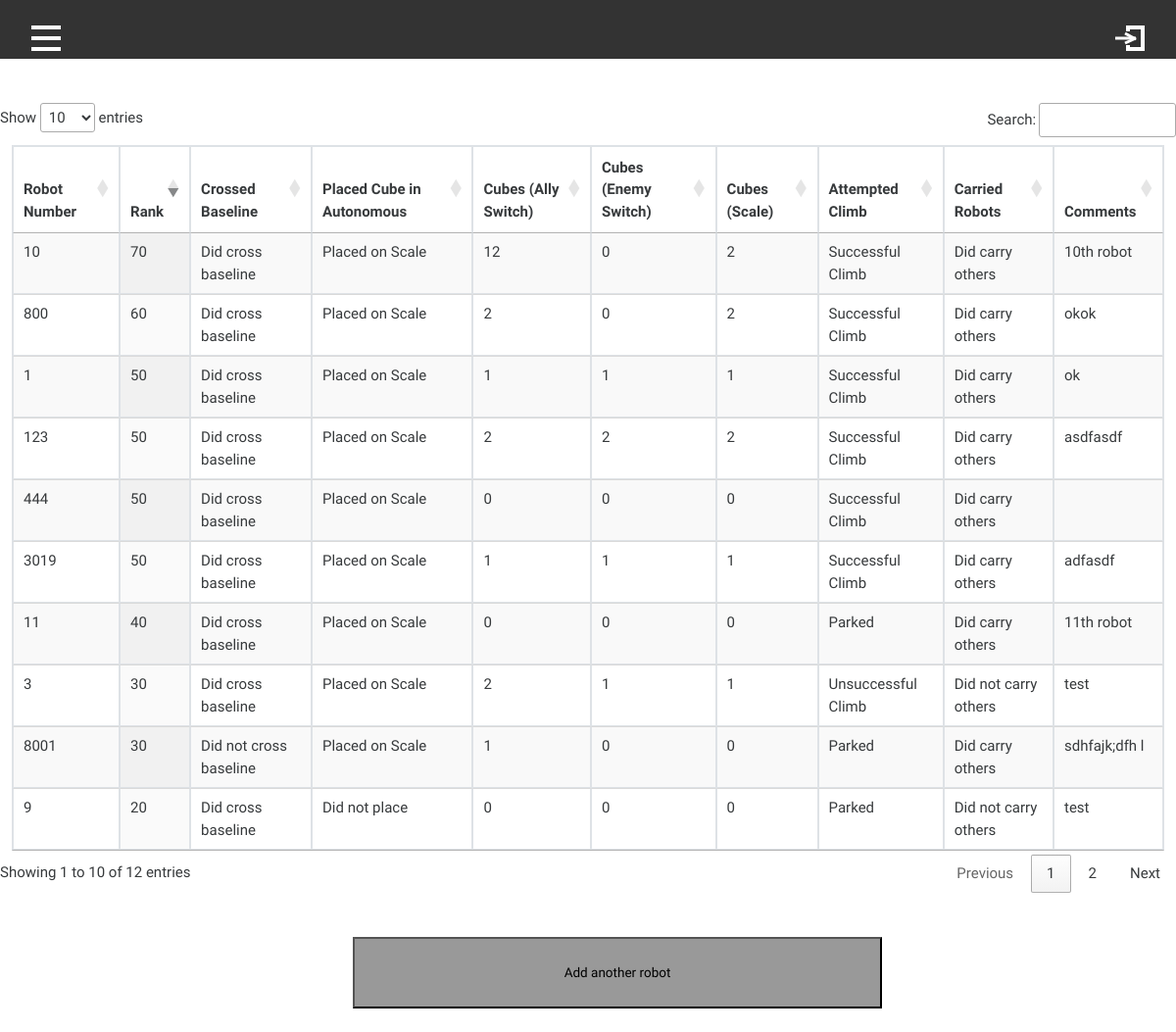
Page /viewData.php on the committed database.
### tables this page shows
CREATE TABLE `robots` (
  `robotNumber` int(11) NOT NULL,
  `crossedBaseline` set('yes','no') DEFAULT NULL,
  `placedCubeAuto` set('placedOnScale','placedOnSwitch','didNotPlace') DEFAULT NULL,
  `allySwitch` int(11) DEFAULT NULL,
  `enemySwitch` int(11) DEFAULT NULL,
  `scale` int(11) DEFAULT NULL,
  `attemptedClimb` set('successfulClimb','unsuccessfulClimb','parked','didNotTry') DEFAULT NULL,
  `carriedRobots` set('yes','no') DEFAULT NULL,
  `comments` varchar(200) DEFAULT NULL
);

### viewData.php (the view, shortened to what this page needs)
<!DOCTYPE html>
<html>
<head>
	<link href="styles.css" type="text/css" rel="stylesheet"/>
<link rel="stylesheet" href="https://bootswatch.com/4/cosmo/bootstrap.min.css">
<link rel="stylesheet" href="https://cdn.datatables.net/1.10.16/css/jquery.dataTables.min.css">
</head>
<body>
	<nav class="navbar">
		<span class="open-slide">
			<a href="#" onClick="openSlideMenu()">
				<svg width="30" height="30">
					<path d="M0,6 30,6" stroke="#fff" stroke-width="4"/>
					<path d="M0,17 30,17" stroke="#fff" stroke-width="4"/>
					<path d="M0,28 30,28" stroke="#fff" stroke-width="4"/>
				</svg>
			</a>
		</span>
		<span class="login">
			<a href="profile.php">
			</a>
		</span>
	</nav>
	<?php
	include("database.php");
	echo "<br><br>";
	?>
	<table class="table-responsive table-hover table display table-bordered" id="table1" width="98%"><thead>
	<?php
	echo "<tr>
                    <th>Robot Number</th>
                    <th>Rank</th>
                    <th>Crossed Baseline</th>
                    <th>Placed Cube in Autonomous</th>
                    <th>Cubes (Ally Switch)</th>
                    <th>Cubes (Enemy Switch)</th>
                    <th>Cubes (Scale)</th>
                    <th>Attempted Climb</th>
                    <th>Carried Robots</th>
                    <th>Comments</th>
          </tr><thead><tbody>";
	$sql = "SELECT * FROM robots";
	$result = $conn->query($sql);
	while($row = mysqli_fetch_assoc($result))
	{
	    extract($row);
	    $rank = 0;
	    $rank += ($crossedBaseline == 'yes' ? 10 : 0);
	    $rank += ($placedCubeAuto == 'placedOnScale' || $placedCubeAuto == 'placedOnSwitch' ? 10 : 0);
	    $rank += ($allySwitch >= 10 ? 10 : 0);
	    $rank += ($enemySwitch < 1 ? 10 : 0);
	    $rank += ($scale >= 1 ? 10 : 0);
	    $rank += ($attemptedClimb == 'successfulClimb' ? 10 : 0);
	    $rank += ($carriedRobots == 'yes' ? 10 : 0);
	           echo "<tr>
                    <td>$robotNumber</td>
                    <td>$rank</td>
                    <td>"
                        ?><?php
                        if ($crossedBaseline == 'yes') {
                            echo "Did cross baseline";
                        } elseif ($crossedBaseline == 'no') {
                            echo "Did not cross baseline";
                        }
                        ?><?php
              echo "</td>
                    <td>"
                        ?><?php
                        if ($placedCubeAuto == 'placedOnScale') {
                            echo "Placed on Scale";
                        } elseif ($placedCubeAuto == 'placedOnSwitch') {
                            echo "Placed on Switch";
                        } elseif ($placedCubeAuto == 'didNotPlace') {
                            echo "Did not place";
                        }
                        ?><?php
               echo "</td>
                    <td>$allySwitch</td>
                    <td>$enemySwitch</td>
                    <td>$scale</td>
                    <td>"
                        ?><?php
                        if ($attemptedClimb == "successfulClimb") {
                            echo "Successful Climb";
                        } elseif ($attemptedClimb == "unsuccessfulClimb") {
                            echo "Unsuccessful Climb";
                        } elseif ($attemptedClimb == "parked") {
                            echo "Parked";
                        } elseif ($attemptedClimb == "didNotTry") {
                            echo "Did not try";
                        }
                        ?><?php
              echo "</td>
                    <td>"
                        ?><?php
                        if ($carriedRobots == "yes") {
                            echo "Did carry others";
                        } elseif ($carriedRobots == "no") {
                            echo "Did not carry others";
                        }
                        ?><?php
              echo "</td>
                    <td>$comments</td>
            </tr>";
	}
	echo "</tbody></table><br><br>";
	?>
	<form action="addNewRobot.php">
		<input type="submit" value="Add another robot">
	</form>
</body>
</html>

### styles.css (style rules this page uses)
body { padding: 0; margin: 0; overflow-y: scroll; overflow-x: hidden; font-family: 'Open Sans', sans-serif; font-size: 24px; }
.navbar { background-color: #333; overflow: hidden; height: 60px; }
.navbar a { float: left; display: block; color: #f2f2f2; text-align: center; padding: 14px 16px; text-decoration: none; font-size: 17px; }
.login { float: right; }
input { font-size: 24px; font-family: 'Open Sans', sans-serif; width: 50%; }
input[type="submit"] { font-size: 90%; display: block; text-align: center; padding: 2%; width: 45%; margin-left: 30%; margin-bottom: 2%; background-color: #999; }
table { width: 100%; text-align: left; }

### viewData.php (style rules this page uses)
td,th { border: 1px solid black; }

### rows in the picture
robots: robotNumber "1", rank "50", crossedBaseline "Did cross baseline", placedCubeAuto "Placed on Scale", allySwitch "1", enemySwitch "1", scale "1", attemptedClimb "Successful Climb", carriedRobots "Did carry others", comments "ok"
robots: robotNumber "3", rank "30", crossedBaseline "Did cross baseline", placedCubeAuto "Placed on Scale", allySwitch "2", enemySwitch "1", scale "1", shows "Unsuccessful Climb", carriedRobots "Did not carry others", comments "test"
robots: robotNumber "9", rank "20", crossedBaseline "Did cross baseline", placedCubeAuto "Did not place", allySwitch "0", enemySwitch "0", scale "0", attemptedClimb "Parked", carriedRobots "Did not carry others", comments "test"
robots: robotNumber "10", rank "70", crossedBaseline "Did cross baseline", placedCubeAuto "Placed on Scale", allySwitch "12", enemySwitch "0", scale "2", attemptedClimb "Successful Climb", carriedRobots "Did carry others", comments "10th robot"
robots: robotNumber "11", rank "40", crossedBaseline "Did cross baseline", placedCubeAuto "Placed on Scale", allySwitch "0", enemySwitch "0", scale "0", attemptedClimb "Parked", carriedRobots "Did carry others", comments "11th robot"
robots: robotNumber "123", rank "50", crossedBaseline "Did cross baseline", placedCubeAuto "Placed on Scale", allySwitch "2", enemySwitch "2", scale "2", attemptedClimb "Successful Climb", carriedRobots "Did carry others", comments "asdfasdf"
robots: robotNumber "444", rank "50", crossedBaseline "Did cross baseline", placedCubeAuto "Placed on Scale", allySwitch "0", enemySwitch "0", scale "0", attemptedClimb "Successful Climb", carriedRobots "Did carry others"
robots: robotNumber "800", rank "60", crossedBaseline "Did cross baseline", placedCubeAuto "Placed on Scale", allySwitch "2", enemySwitch "0", scale "2", attemptedClimb "Successful Climb", carriedRobots "Did carry others", comments "okok"
robots: robotNumber "3019", rank "50", crossedBaseline "Did cross baseline", placedCubeAuto "Placed on Scale", allySwitch "1", enemySwitch "1", scale "1", attemptedClimb "Successful Climb", carriedRobots "Did carry others", comments "adfasdf"
robots: robotNumber "8001", rank "30", crossedBaseline "Did not cross baseline", placedCubeAuto "Placed on Scale", allySwitch "1", enemySwitch "0", scale "0", attemptedClimb "Parked", carriedRobots "Did carry others", comments "sdhfajk;dfh l"
